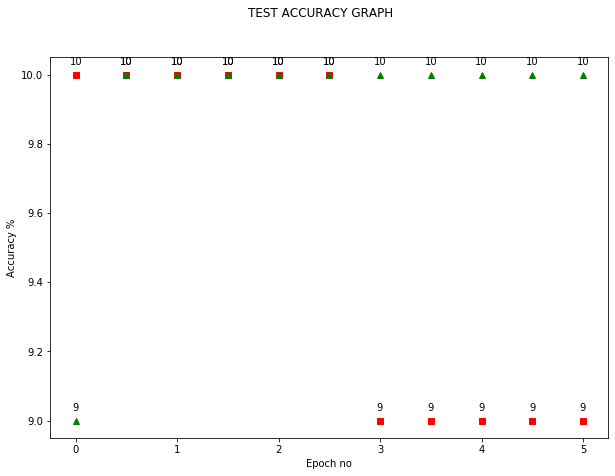

Here is the Python script that generated this plot:

from __future__ import print_function
import argparse
import torch
import torch.nn as nn
import torch.nn.functional as F
import torch.optim as optim
import torchvision
import torchvision.transforms as transform 
from torchvision import datasets, transforms
import numpy as np
import tensorflow as tf
import torch.utils.data as utils
import matplotlib.pyplot as plt
import scipy.ndimage
import scipy
import scipy.ndimage.filters as C
a=np.load('train.npy')  #HORIZONTAL training data 60000*28*28*1
a2=np.load('trainlabel.npy')
b=np.load('verTestData.npy')   #VERTICAL test data 10000*28*28*1
b2=np.load('testlabel.npy') 
c=np.load('horTestData.npy')  #HORIZONTAL test data
c2=np.load('testlabel.npy')

# =============================================================================
# a=a[0:5000,:,:,:]
# a2=a2[0:5000]
# =============================================================================


print("tarin data is")
for i in range (1):
        plt.imshow(a[i], interpolation='nearest')
        plt.show()
        
print("test data1 is")
for i in range (2):
        plt.imshow(c[i], interpolation='nearest')
        plt.show()
print("test data2 is")
for i in range (2):
        plt.imshow(b[i], interpolation='nearest')
        plt.show()
a=a[:,:,:,0]
a=np.reshape(a,(60000,1,28,28))
b=np.reshape(b,(10000,1,28,28))
c=np.reshape(c,(10000,1,28,28))
#from 28*28*3, transposing to 3*28*28
# =============================================================================
# a=np.transpose(a,(0,3, 1, 2))  
# b=np.transpose(b,(0,3, 1, 2))   
# c=np.transpose(c,(0,3, 1, 2))   
# =============================================================================
def cor(img):
    #sum1=np.zeros((img.shape[0],28,28))
    img=img.detach().numpy()
    cor1=np.zeros((img.shape))#[0],img.shape[1],28,28))
    for i in range (img.shape[0]):
        #print("image shape",img.shape,img.shape[0])
        for j in range (img.shape[1]):
            cor1[i,j,:,:]=C.correlate(img[i,j,:,:],img[i,j,:,:], output=None, mode='constant', cval=0.0, origin=0)
    cor1=torch.from_numpy(cor1)
    return cor1
# =============================================================================
# def cor(img):
#     #sum1=np.zeros((img.shape[0],28,28))
#     cor1=np.zeros((img.shape[0],img.shape[1],img.shape[2]))
#     for i in range (img.shape[0]):
#         #print("image shape",img.shape,img.shape[0])
#         cor1[i,:,:]=C.correlate(img[i,0,:,:],img[i,0,:,:], output=None, mode='constant', cval=0.0, origin=0)
#         
#     cor1=np.reshape(cor1,(img.shape[0],1,28,28))#,1)
#     
#     cor1=torch.from_numpy(cor1)
#     return cor1
# # =============================================================================
# =============================================================================
# 
# Network: 
#     conv1
#     relu
#     maxpool
#     cov2
#     relu 
#     maxpool
#     conv3
#     GAP
#     softmax
# 
# =============================================================================
class Net(nn.Module):
    def __init__(self):
        super(Net, self).__init__()
        self.conv1 = nn.Conv2d(1, 32, 3, 1)
        self.conv2 = nn.Conv2d(32, 64, 3, 1)
        self.conv3 = nn.Conv2d(64, 10, 3, 1)
        self.GAP=nn.AvgPool2d((3,3), stride=1, padding=0)
        
    def forward(self, x):
        x=x.float()
        x=self.conv1(x)
        x = F.relu(x)
        x = F.max_pool2d(x,2, 2)
        x=cor(x)
        x=x.float()
        x = F.relu(self.conv2(x))
        x = F.max_pool2d(x, 2, 2)
        
        x = F.relu(self.conv3(x))
        x = self.GAP(x)
        x = x.view(-1, 10) 
        x=F.log_softmax(x, dim=1)
        return x

def plotgraph (xs,y1s,y2s):
    plt.clf()
    
    fig = plt.figure(figsize=(10, 7))
    plt.plot(xs,y1s,'rs')
    fig.suptitle('TEST ACCURACY GRAPH')
    plt.xlabel('Epoch no')
    plt.ylabel('Accuracy %')
    for x,y in zip(xs,y1s):
        label = "{:.0f}".format(y)
        plt.annotate(label, # this is the text
                 (x,y), # this is the point to label
                 textcoords="offset points", # how to position the text
                 xytext=(0,10), # distance from text to points (x,y)
                 ha='center') # horizontal alignment can be left, right or center
    
    plt.plot(xs,y2s,'g^')
    for x,y in zip(xs,y2s):
        label = "{:.0f}".format(y)
        plt.annotate(label, # this is the text
                 (x,y), # this is the point to label
                 textcoords="offset points", # how to position the text
                 xytext=(0,10), # distance from text to points (x,y)
                 ha='center') # horizontal alignment can be left, right or center
    #plt.xticks(np.arange(0,100,1))
    #plt.yticks(np.arange(0,10,1))
    plt.show()    
    
def train(args, model, device, train_loader, optimizer, epoch):
    r=50
    g=60
    model.train()
    for batch_idx, (data, target) in enumerate(train_loader):
        data, target = data.to(device), target.to(device)
        optimizer.zero_grad()
        output = model(data)
        loss = F.nll_loss(output, target)
        loss.backward()
        optimizer.step()
        q=int(100. * batch_idx / len(train_loader))
        #print(q)
        if batch_idx % args.log_interval == 0:
            if batch_idx % args.log_interval == 0:
                if (q%10) == 0:
                    print('Train Epoch: {} [{}/{} ({:.0f}%)]\tLoss: {:.6f}'.format(epoch, batch_idx * len(data), len(train_loader.dataset),100. * batch_idx / len(train_loader), loss.item()))
                #print(running_loss*100)
                #print(train_loss*100, correct*100)
                if (q==50):
                    r=test(args, model, device, hortest_loader)
                    g=test(args, model, device, test_loader)
# =============================================================================
#                     print("RED TEST DATA")
#                     test(args, model, device, redtest_loader)
#     
#                     print("GREEN TEST DATA")
#                     test(args, model, device, test_loader)
# =============================================================================
    return [r,g]


def test(args, model, device, test_loader):
    model.eval()
    test_loss = 0
    correct = 0
    with torch.no_grad():
        for data, target in test_loader:
            data, target = data.to(device), target.to(device)
            output = model(data)
            test_loss += F.nll_loss(output, target, reduction='sum').item() # sum up batch loss
            pred = output.argmax(dim=1, keepdim=True) # get the index of the max log-probability
            correct += pred.eq(target.view_as(pred)).sum().item()

    test_loss /= len(test_loader.dataset)

    print('\nTest set: Average loss: {:.4f}, Accuracy: {}/{} ({:.0f}%)\n'.format(
        test_loss, correct, len(test_loader.dataset),
        100. * correct / len(test_loader.dataset)))
    acc=int(100. * correct / len(test_loader.dataset))
    return acc
parser = argparse.ArgumentParser(description='PyTorch MNIST Example')
parser.add_argument('--batch-size', type=int, default=64, metavar='N',
                    help='input batch size for training (default: 64)')
parser.add_argument('--test-batch-size', type=int, default=1000, metavar='N',
                    help='input batch size for testing (default: 1000)')
parser.add_argument('--epochs', type=int, default=5, metavar='N',
                    help='number of epochs to train (default: 10)')
parser.add_argument('--lr', type=float, default=0.01, metavar='LR',
                    help='learning rate (default: 0.01)')
parser.add_argument('--momentum', type=float, default=0.5, metavar='M',
                    help='SGD momentum (default: 0.5)')
parser.add_argument('--no-cuda', action='store_true', default=False,
                    help='disables CUDA training')
parser.add_argument('--seed', type=int, default=1, metavar='S',
                    help='random seed (default: 1)')
parser.add_argument('--log-interval', type=int, default=10, metavar='N',
                    help='how many batches to wait before logging training status')

parser.add_argument('--save-model', action='store_true', default=False,
                    help='For Saving the current Model')
args = parser.parse_args()
use_cuda = not args.no_cuda and torch.cuda.is_available()

torch.manual_seed(args.seed)

device = torch.device("cuda" if use_cuda else "cpu")

kwargs = {'num_workers': 1, 'pin_memory': True} if use_cuda else {}





data=torch.from_numpy(a)
target=torch.from_numpy(a2)
target = torch.tensor(target, dtype=torch.long)
my_dataset = utils.TensorDataset(data,target)

#print("train set loaded" )

data2=torch.from_numpy(b)
target2=torch.from_numpy(b2)
target2 = torch.tensor(target2, dtype=torch.long)
my_testdataset = utils.TensorDataset(data2,target2)
#print("test set loaded")

data2=torch.from_numpy(c)
target2=torch.from_numpy(c2)
target2 = torch.tensor(target2, dtype=torch.long)
my_hortestdataset = utils.TensorDataset(data2,target2)
#print("Red test set loaded")
# =============================================================================
# train_y = torch.stack([torch.Tensor(i) for i in a2]) # transform to torch tensors
# test_y = torch.stack([torch.Tensor(i) for i in b2])
# =============================================================================
 # create your datset
#my_dataloader = utils.DataLoader(my_dataset)




train_loader = torch.utils.data.DataLoader(my_dataset,batch_size=args.batch_size, shuffle=True, **kwargs)
print("train set loaded" )

test_loader = torch.utils.data.DataLoader(my_testdataset,batch_size=args.test_batch_size, shuffle=True, **kwargs)
print("test set loaded")

hortest_loader = torch.utils.data.DataLoader(my_hortestdataset,batch_size=args.test_batch_size, shuffle=True, **kwargs)
print("test set loaded")



model = Net().to(device)
print("Net")
optimizer = optim.SGD(model.parameters(), lr=args.lr, momentum=args.momentum)
epoch_no=(np.arange(1,(args.epochs+1),1 ))
redacc=(np.arange(1,(args.epochs+1),1 ))
grnacc=(np.arange(1,(args.epochs+1),1 ))

redaccm=(np.arange(1,(args.epochs+1),1 ))
grnaccm=(np.arange(1,(args.epochs+1),1 ))

br=test(args, model, device, hortest_loader)
   
   
bg=test(args, model, device, test_loader)
for epoch in range(1, args.epochs + 1):
    
    
    [r,g]=train(args, model, device, train_loader, optimizer, epoch)
    redaccm[epoch-1]=r
    grnaccm[epoch-1]=g
    #epoch_no[(2*epoch)-1]=epoch
    
    redacc[epoch-1]=test(args, model, device, hortest_loader)
   
   
    grnacc[epoch-1]=test(args, model, device, test_loader)
    
#plt.plot(epoch_no,redacc)  
resultred = np.empty((redacc.size + redaccm.size+1,),dtype=redacc.dtype)
resultred[0]=br
resultred[1::2] = redaccm
resultred[2::2] = redacc

resultgrn = np.empty((grnacc.size + grnaccm.size+1,), dtype=grnacc.dtype)
resultgrn[0]=bg
resultgrn[1::2] = grnaccm
resultgrn[2::2] = grnacc

e=(np.arange(0,(args.epochs+0.5),0.5 ))
#resultred=resultred.astype(int)


plotgraph(e,resultred,resultgrn)

if (args.save_model):
    torch.save(model.state_dict(),"mnist_cnn.pt")
        
# =============================================================================
# if __name__ == '__main__':
#     main()
# =============================================================================
